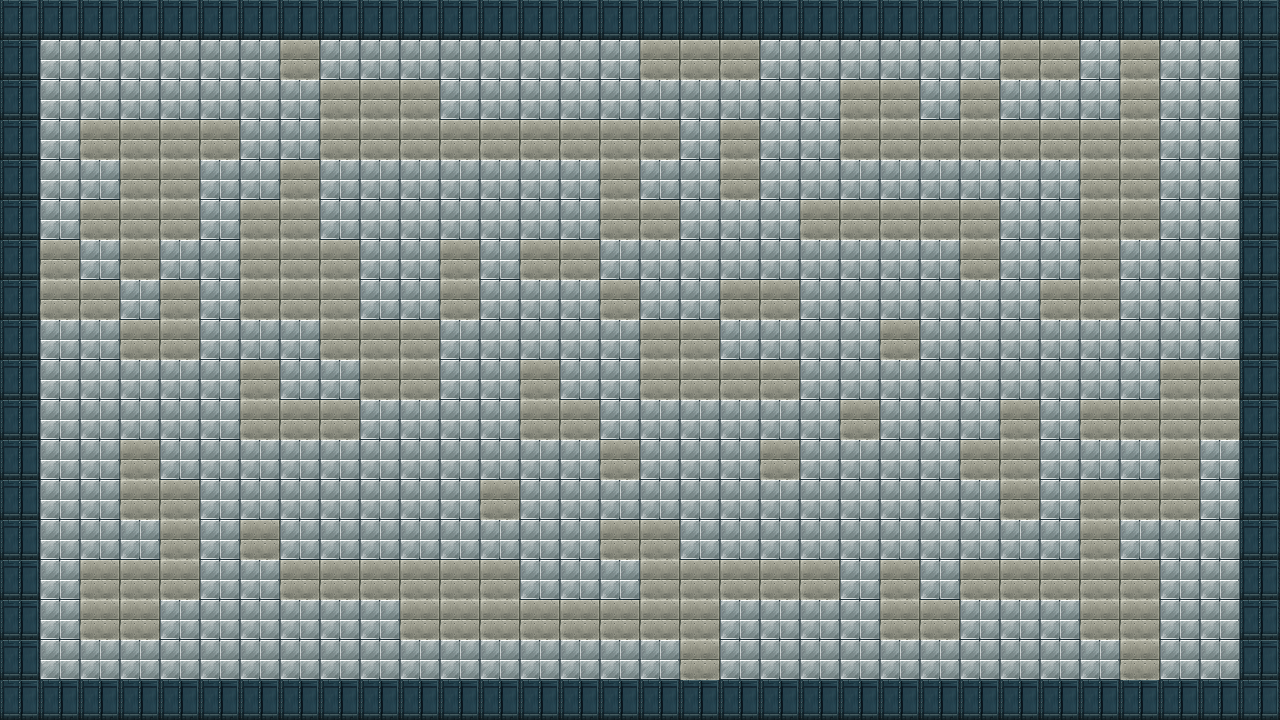

Below is a game level as drawn by its tile map, then a one-line description and the .tmx file that defines it, in full:
An orthogonal 32x18 tile map with 40x40 px tiles, 1 tile layer (Tile Layer 1).

<map version="1.0" tiledversion="1.0.1" orientation="orthogonal" renderorder="right-down" width="32" height="18" tilewidth="40" tileheight="40" backgroundcolor="#000000" nextobjectid="1">
 <tileset firstgid="1" source="untitled.tsx" />
 <layer name="Tile Layer 1" width="32" height="18">
  <data encoding="csv">
4,4,4,4,4,4,4,4,4,4,4,4,4,4,4,4,4,4,4,4,4,4,4,4,4,4,4,4,4,4,4,4,
4,2,2,2,2,2,2,1,2,2,2,2,2,2,2,2,1,1,1,2,2,2,2,2,2,1,1,2,1,2,2,4,
4,2,2,2,2,2,2,2,1,1,1,2,2,2,2,2,2,2,2,2,2,1,1,2,1,2,2,2,1,2,2,4,
4,2,1,1,1,1,2,2,1,1,1,1,1,1,1,1,1,2,1,2,2,1,1,1,1,1,1,1,1,2,2,4,
4,2,2,1,1,2,2,1,2,2,2,2,2,2,2,1,2,2,1,2,2,2,2,2,2,2,2,1,1,2,2,4,
4,2,1,1,1,2,1,1,2,2,2,2,2,2,2,1,1,2,2,2,1,1,1,1,1,2,2,1,1,2,2,4,
4,1,2,1,2,2,1,1,1,2,2,1,2,1,1,2,2,2,2,2,2,2,2,2,1,2,2,1,2,2,2,4,
4,1,1,2,1,2,1,1,1,2,2,1,2,2,2,1,2,2,1,1,2,2,2,2,2,2,1,1,2,2,2,4,
4,2,2,1,1,2,2,2,1,1,1,2,2,2,2,2,1,1,2,2,2,2,1,2,2,2,2,2,2,2,2,4,
4,2,2,2,2,2,1,2,2,1,1,2,2,1,2,2,1,1,1,1,2,2,2,2,2,2,2,2,2,1,1,4,
4,2,2,2,2,2,1,1,1,2,2,2,2,1,1,2,2,2,2,2,2,1,2,2,2,1,2,1,1,1,1,4,
4,2,2,1,2,2,2,2,2,2,2,2,2,2,2,1,2,2,2,1,2,2,2,2,1,1,2,2,2,1,2,4,
4,2,2,1,1,2,2,2,2,2,2,2,1,2,2,2,2,2,2,2,2,2,2,2,2,1,2,1,1,1,2,4,
4,2,2,2,1,2,1,2,2,2,2,2,2,2,2,1,1,2,2,2,2,2,2,2,2,2,2,1,2,2,2,4,
4,2,1,1,1,2,2,1,1,1,1,1,1,2,2,2,1,1,1,1,1,2,1,2,1,1,1,1,1,2,2,4,
4,2,1,1,2,2,2,2,2,2,1,1,1,1,1,1,1,1,2,2,2,2,1,1,2,2,2,1,1,2,2,4,
4,2,2,2,2,2,2,2,2,2,2,2,2,2,2,2,2,1,2,2,2,2,2,2,2,2,2,2,1,2,2,4,
4,4,4,4,4,4,4,4,4,4,4,4,4,4,4,4,4,4,4,4,4,4,4,4,4,4,4,4,4,4,4,4
</data>
 </layer>
</map>